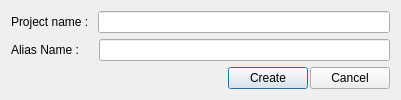
<?xml version="1.0" encoding="UTF-8"?>
<ui version="4.0">
 <class>Dialog</class>
 <widget class="QDialog" name="Dialog">
  <property name="geometry">
   <rect>
    <x>0</x>
    <y>0</y>
    <width>401</width>
    <height>99</height>
   </rect>
  </property>
  <property name="windowTitle">
   <string>ProdManager - New Project</string>
  </property>
  <layout class="QGridLayout" name="gridLayout">
   <item row="0" column="0">
    <layout class="QHBoxLayout" name="hlProject">
     <item>
      <widget class="QLabel" name="lProject">
       <property name="text">
        <string>Project name : </string>
       </property>
      </widget>
     </item>
     <item>
      <widget class="QLineEdit" name="leProject"/>
     </item>
    </layout>
   </item>
   <item row="1" column="0">
    <layout class="QHBoxLayout" name="hlAlias">
     <item>
      <widget class="QLabel" name="lAlias">
       <property name="text">
        <string>Alias Name :    </string>
       </property>
      </widget>
     </item>
     <item>
      <widget class="QLineEdit" name="leAlias"/>
     </item>
    </layout>
   </item>
   <item row="2" column="0">
    <layout class="QHBoxLayout" name="hlButtons">
     <property name="spacing">
      <number>2</number>
     </property>
     <item>
      <spacer name="horizontalSpacer">
       <property name="orientation">
        <enum>Qt::Horizontal</enum>
       </property>
       <property name="sizeHint" stdset="0">
        <size>
         <width>40</width>
         <height>20</height>
        </size>
       </property>
      </spacer>
     </item>
     <item>
      <widget class="QPushButton" name="bCreate">
       <property name="text">
        <string>Create</string>
       </property>
      </widget>
     </item>
     <item>
      <widget class="QPushButton" name="bCancel">
       <property name="text">
        <string>Cancel</string>
       </property>
      </widget>
     </item>
    </layout>
   </item>
  </layout>
 </widget>
 <resources/>
 <connections/>
</ui>
